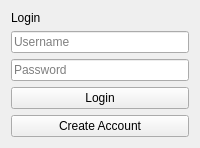
<?xml version="1.0" encoding="UTF-8"?>
<ui version="4.0">
 <class>LoginWindow</class>
 <widget class="QWidget" name="LoginWindow">
  <layout class="QVBoxLayout">
   <item>
    <widget class="QLabel" name="label">
     <property name="text">
      <string>Login</string>
     </property>
    </widget>
   </item>
   <item>
    <widget class="QLineEdit" name="usernameInput">
     <property name="placeholderText">
      <string>Username</string>
     </property>
    </widget>
   </item>
   <item>
    <widget class="QLineEdit" name="passwordInput">
     <property name="echoMode">
      <enum>QLineEdit::Password</enum>
     </property>
     <property name="placeholderText">
      <string>Password</string>
     </property>
    </widget>
   </item>
   <item>
    <widget class="QPushButton" name="loginBtn">
     <property name="text">
      <string>Login</string>
     </property>
    </widget>
   </item>
   <item>
    <widget class="QPushButton" name="registerBtn">
     <property name="text">
      <string>Create Account</string>
     </property>
    </widget>
   </item>
  </layout>
 </widget>
 <resources/>
 <connections/>
</ui>
